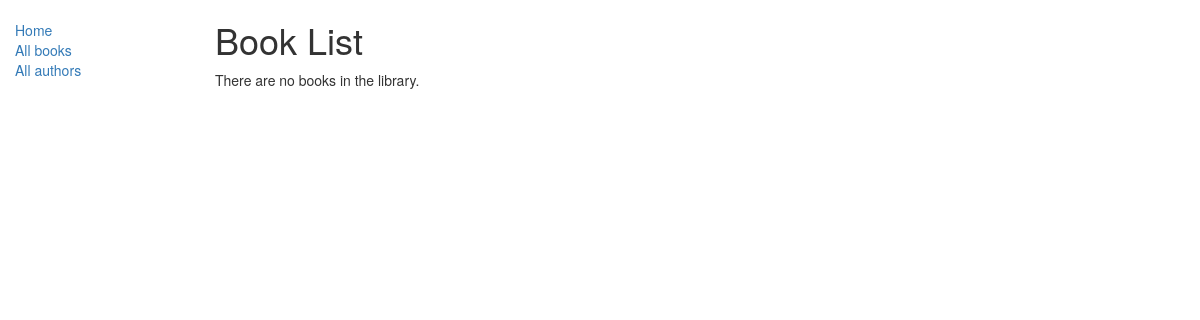
Before: /catalog/books/ with the older database file.
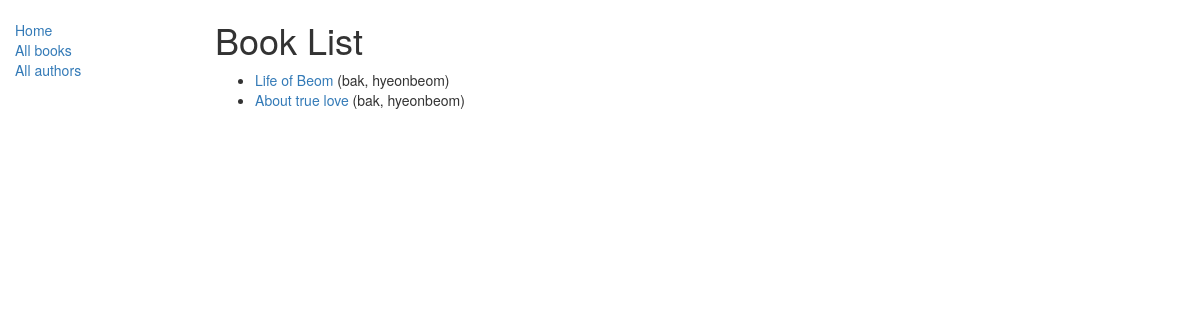
After: the same page with the newer database file.
### catalog/models.py (models this page shows, shortened)
class Book(models.Model):
    title = models.CharField(max_length=200)
    author = models.ForeignKey('Author', on_delete=models.SET_NULL, null=True)
    summary = models.TextField(max_length=1000, help_text='Enter a brief description of the book.')
    isbn = models.CharField('ISBN', max_length=13, help_text='13 Character <a href="https://www.isbn-international.org/content/what-isbn">ISBN number</a>')
    genre = models.ManyToManyField(Genre, help_text="Select a genre for this book.")
    def get_absolute_url(self):
        return reverse('book-detail', args=[str(self.id)])
    def display_genre(self):
        return ', '.join([genre.name for genre in self.genre.all()[:3]])
    display_genre.short_description = 'Genre'

class Author(models.Model):
    first_name = models.CharField(max_length=100)
    last_name = models.CharField(max_length=100)
    date_of_birth = models.DateField(null=True, blank=True)
    date_of_death = models.DateField('Died', null=True, blank=True)
    class Meta:
        ordering = ["last_name", "first_name"]
    def __str__(self):
        return '{0}, {1}'.format(self.last_name, self.first_name)

### catalog/views.py (the view)
# urls.py: path('books/', views.BookListView.as_view(), name='books'),
class BookListView(generic.ListView):
    model = Book
    paginate_by = 10
    context_object_name = 'book_list'
    queryset = Book.objects.all()
    template_name = 'book_list.html'

### catalog/templates/book_list.html
{% extends "base_generic.html" %}
{% block content %}
    <h1>Book List</h1>
    {% if book_list %}
    <ul>
        {% for book in book_list %}
        <li>
            <a href="{{ book.get_absolute_url }}">{{ book.title }}</a> ({{book.author}})
        </li>
        {% endfor %}
    </ul>
    {% else %}
        <p>There are no books in the library.</p>
    {% endif %}
{% endblock %}

### catalog/templates/base_generic.html (shortened to what this page needs)
<!DOCTYPE html>
<html lang="en">
<head>
    <link rel="stylesheet" href="https://maxcdn.bootstrapcdn.com/bootstrap/3.3.7/css/bootstrap.min.css">
    {% load static %}
    <link rel="stylesheet" href="{% static 'css/styles.css' %}">
</head>
<body>
    <div class="container-fluid">
        <div class="row">
            <div class="col-sm-2">
                {% block sidebar %}
                <ul class="sidebar-nav">
                    <li>
                        <a href="{% url 'index' %}">Home</a>
                    </li>
                    <li>
                        <a href="{% url 'books' %}">All books</a>
                    </li>
                    <li>
                        <a href="">All authors</a>
                    </li>
                </ul>
                {% endblock %}
            </div>
            <div class="col-sm-10 ">
                {% block content %}{% endblock %}
            </div>
        </div>
    </div>
</body>
</html>

### catalog/static/css/styles.css (style rules this page uses)
.sidebar-nav { margin-top: 20px; padding: 0; list-style: none; }

Changed rows visible on the page:
added Book: title "Life of Beom", author "bak, hyeonbeom"
added Book: title "About true love", author "bak, hyeonbeom"
Other visible differences:
text no longer shown: "There are no books in the library."
